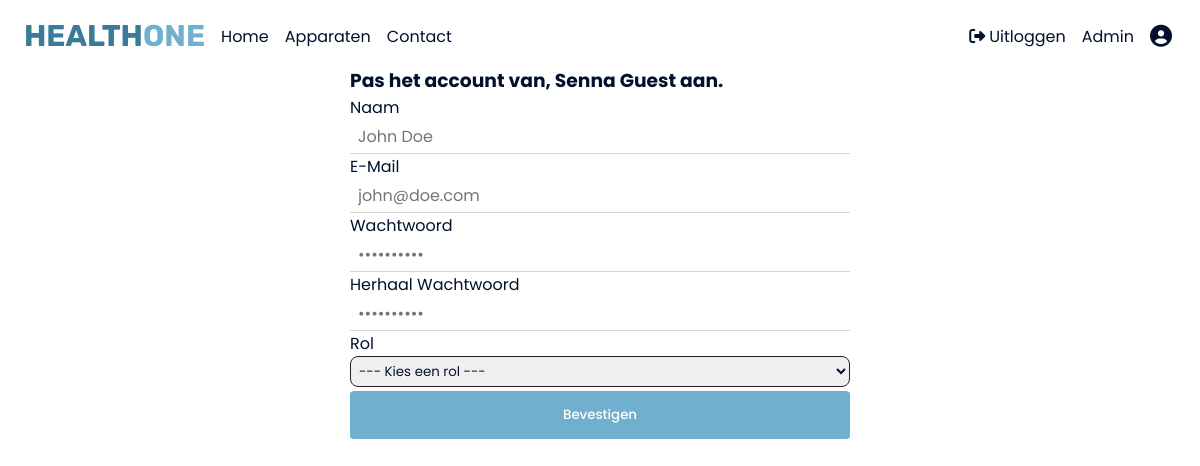
The page /admin/edituser.php?id=2 (signed in) on the database as committed earlier.
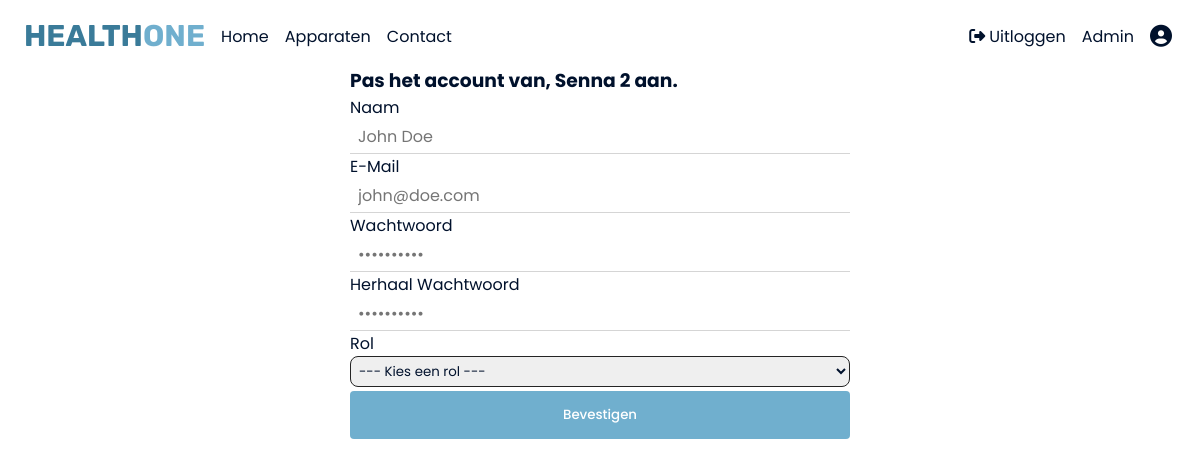
The same page on the database as committed later.
### tables this page shows
CREATE TABLE `users` (
  `id` int(11) NOT NULL,
  `name` varchar(255) NOT NULL,
  `email` varchar(255) NOT NULL,
  `password` varchar(255) NOT NULL,
  `role` varchar(255) NOT NULL DEFAULT 'guest'
);

### admin/edituser.php (the view, shortened to what this page needs)
<html>
    <head>
        <link rel="stylesheet" type="text/css" href="../css/style.css">
    </head>
    <body>
            <?php
                include_once('../dbConnection.php');
                include_once('../components/Nav.php');
                $user = $db->prepare("SELECT * FROM users WHERE id = :id");
                $user->bindParam("id", $_GET['id']);
                $user->execute();
                $result = $user->fetch(PDO::FETCH_ASSOC);
            ?>
            <section class="profile">
                <div class="container">
                    <div class="row">
                        <div class="profile__header">
                            <h3 class="profile__header--title">Pas het account van, <?php echo $result['name']; ?> aan.</h3>
                        </div>
                        <div class="profile__edit">
                            <div class="profile__edit--wrapper">
                                <form method="POST">
                                    <label class="name register__label">Naam</label>
                                    <input type="text" class="name register__field" placeholder="John Doe" name="name" required>
                                    <label class="email register__label">E-Mail</label>
                                    <input type="email" class="email register__field" placeholder="john@doe.com" name="email" required>
                                    <label class="email register__label">Wachtwoord</label>
                                    <input type="password" class="password register__field" placeholder="••••••••••" name="password" required>
                                    <label class="email register__label">Herhaal Wachtwoord</label>
                                    <input type="password" class="password register__field" placeholder="••••••••••" name="passwordrepeat" required>
                                    <label class="email register__label">Rol</label>
                                    <select name="role">
                                        <option value="default" selected disabled required>--- Kies een rol ---</option>
                                    </select>
                                    <input type="submit" class="btn" value="Bevestigen" name="editprofile">
                                </form>
                            </div>
                        </div>
                    </div>
                </div>
            </section>
    </body>
</html>

Rows that differ between the two databases and show on the page:
changed users: name "Senna Guest" → "Senna 2"
